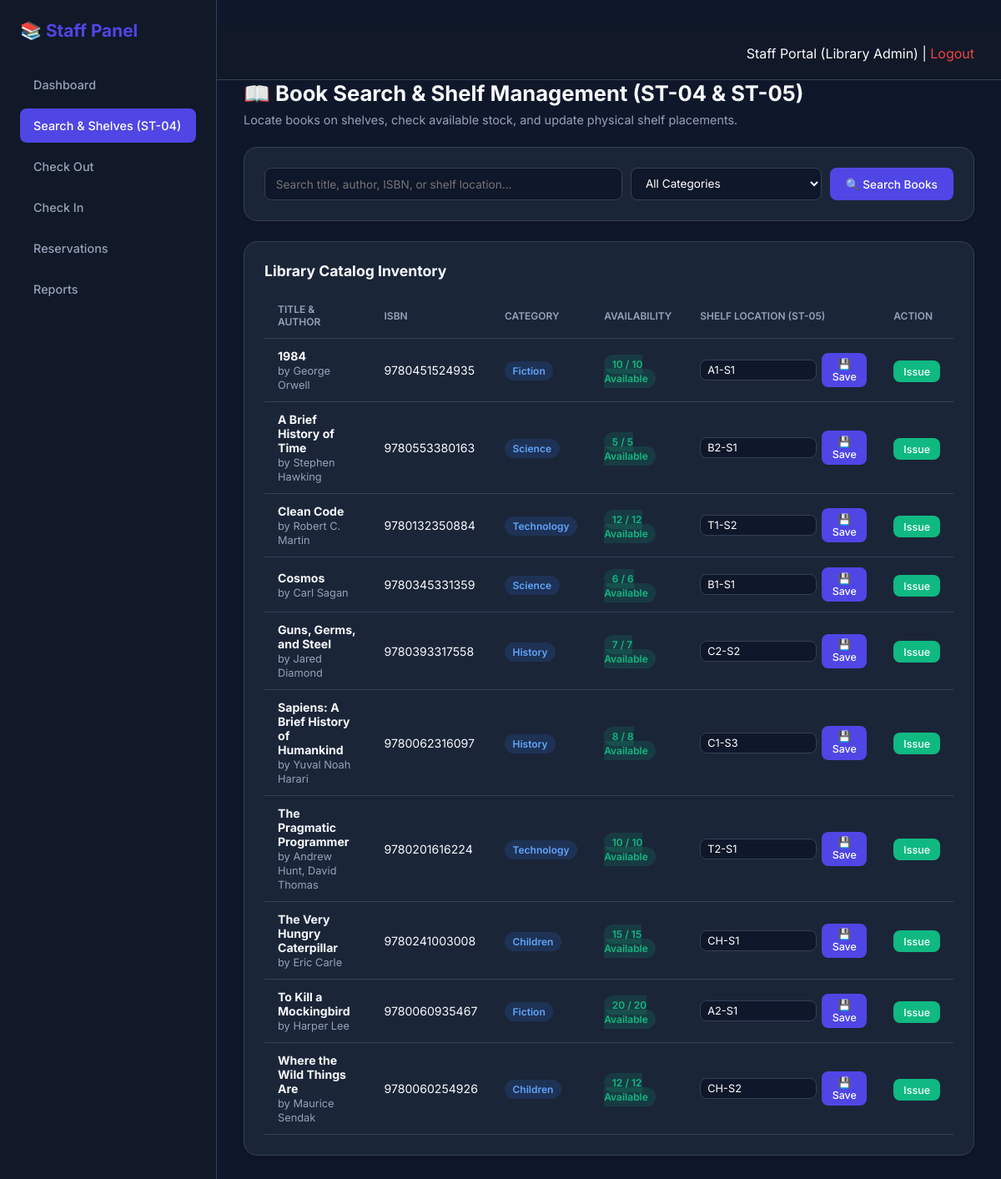
The app's page /staff/books.php (signed in) with its own data.
### tables this page shows
CREATE TABLE `books` (
  `id` int(11) NOT NULL AUTO_INCREMENT,
  `title` varchar(255) NOT NULL,
  `author` varchar(255) NOT NULL,
  `isbn` varchar(20) DEFAULT NULL,
  `category_id` int(11) NOT NULL,
  `publisher` varchar(255) DEFAULT NULL,
  `year` int(4) DEFAULT NULL,
  `total_copies` int(11) NOT NULL DEFAULT 1,
  `available_copies` int(11) NOT NULL DEFAULT 1,
  `shelf_location` varchar(50) DEFAULT NULL,
  `cover_image` varchar(255) DEFAULT NULL,
  `description` text DEFAULT NULL,
  `created_at` timestamp NOT NULL DEFAULT current_timestamp(),
  PRIMARY KEY (`id`),
  UNIQUE KEY `isbn` (`isbn`),
  KEY `category_id` (`category_id`),
  CONSTRAINT `books_ibfk_1` FOREIGN KEY (`category_id`) REFERENCES `categories` (`id`) ON DELETE CASCADE
);

CREATE TABLE `categories` (
  `id` int(11) NOT NULL AUTO_INCREMENT,
  `name` varchar(100) NOT NULL,
  `description` text DEFAULT NULL,
  `created_at` timestamp NOT NULL DEFAULT current_timestamp(),
  PRIMARY KEY (`id`),
  UNIQUE KEY `name` (`name`)
);

### staff/books.php (the view, shortened to what this page needs)
<?php
require_once '../includes/functions.php';
$search = trim($_GET['q'] ?? '');
$query = "
    SELECT b.*, c.name as category_name
    FROM books b
    LEFT JOIN categories c ON b.category_id = c.id
    WHERE 1=1
";
$params = [];
$query .= " ORDER BY b.title ASC";
$stmt = $pdo->prepare($query);
$stmt->execute($params);
$books = $stmt->fetchAll();
?>
<!DOCTYPE html>
<html lang="en">
<head>
</head>
<body>
    <div class="sidebar">
        <h2>📚 Staff Panel</h2>
        <a href="dashboard.php">Dashboard</a>
        <a href="books.php" class="active">Search & Shelves (ST-04)</a>
        <a href="checkout.php">Check Out</a>
        <a href="checkin.php">Check In</a>
        <a href="reservations.php">Reservations</a>
        <a href="reports.php">Reports</a>
    </div>
    <div class="main-content">
        <div class="navbar">
            <span>Staff Portal (<?= htmlspecialchars($_SESSION['full_name'] ?? '') ?>) | <a href="../logout.php" style="color:var(--red); text-decoration:none;">Logout</a></span>
        </div>
        <h1 style="font-size:1.6rem; font-weight:700; margin-bottom:0.5rem;">📖 Book Search & Shelf Management (ST-04 & ST-05)</h1>
        <p style="color:var(--text-muted); font-size:0.9rem; margin-bottom:1.5rem;">Locate books on shelves, check available stock, and update physical shelf placements.</p>
        <div class="card">
            <form method="GET" style="display:flex; gap:10px; flex-wrap:wrap;">
                <input type="text" name="q" class="form-control" style="flex:2; min-width:200px;" placeholder="Search title, author, ISBN, or shelf location..." value="<?= htmlspecialchars($search) ?>">
                <select name="category" class="form-control" style="flex:1; min-width:160px;">
                    <option value="">All Categories</option>
                </select>
                <button type="submit" class="btn">🔍 Search Books</button>
            </form>
        </div>
        <div class="card">
            <h3 style="font-size:1.1rem; margin-bottom:0.5rem;">Library Catalog Inventory</h3>
            <table>
                <thead>
                    <tr>
                        <th>Title & Author</th>
                        <th>ISBN</th>
                        <th>Category</th>
                        <th>Availability</th>
                        <th>Shelf Location (ST-05)</th>
                        <th>Action</th>
                    </tr>
                </thead>
                <tbody>
                    <?php foreach ($books as $b):
                        $isAvail = $b['available_copies'] > 0;
                    ?>
                    <tr>
                        <td>
                            <strong><?= htmlspecialchars($b['title']) ?></strong><br>
                            <span style="color:var(--text-muted); font-size:0.8rem;">by <?= htmlspecialchars($b['author']) ?></span>
                        </td>
                        <td><?= htmlspecialchars($b['isbn'] ?: 'N/A') ?></td>
                        <td><span class="badge badge-info"><?= htmlspecialchars($b['category_name'] ?: 'General') ?></span></td>
                        <td>
                            <?php if ($isAvail): ?>
                                <span class="badge badge-green"><?= $b['available_copies'] ?> / <?= $b['total_copies'] ?> Available</span>
                            <?php else: ?>
                                <span class="badge badge-red">Out of Stock</span>
                            <?php endif; ?>
                        </td>
                        <td>
                            <form method="POST" style="display:flex; gap:6px; align-items:center;">
                                <input type="text" name="shelf_location" class="form-control" style="padding:4px 8px; font-size:0.8rem; width:140px;" value="<?= htmlspecialchars($b['shelf_location'] ?: 'General Stacks') ?>">
                                <button type="submit" name="update_shelf" class="btn btn-sm" title="Save Shelf Location">💾 Save</button>
                            </form>
                        </td>
                        <td>
                            <a href="checkout.php?book_id=<?= $b['id'] ?>" class="btn btn-sm" style="background:#10b981; <?= !$isAvail ? 'opacity:0.5; pointer-events:none;' : '' ?>">
                                Issue
                            </a>
                        </td>
                    </tr>
                    <?php endforeach; ?>
                </tbody>
            </table>
        </div>
    </div>
</body>
</html>

### staff/books.php (style rules this page uses)
:root { --bg: #0f172a; --sidebar: #111827; --card-bg: rgba(30,41,59,0.85); --primary: #4f46e5; --accent: #f59e0b; --text: #f8fafc; --text-muted: #94a3b8; --border: #334155; --green: #10b981; --red: #ef4444; }
* { margin: 0; padding: 0; box-sizing: border-box; font-family: 'Inter', sans-serif; }
body { background: var(--bg); color: var(--text); display: flex; min-height: 100vh; }
.sidebar { width: 260px; background: var(--sidebar); border-right: 1px solid var(--border); padding: 1.5rem; display: flex; flex-direction: column; position: fixed; left: 0; top: 0; bottom: 0; }
.sidebar h2 { color: var(--primary); margin-bottom: 2rem; font-size: 1.3rem; font-weight: 700; }
.sidebar a { display: block; color: var(--text-muted); text-decoration: none; padding: 0.75rem 1rem; border-radius: 0.5rem; margin-bottom: 0.5rem; transition: all 0.2s; font-size: 0.9rem; font-weight: 500; }
.sidebar a:hover, .sidebar a.active { background: var(--primary); color: white; }
.main-content { margin-left: 260px; flex: 1; padding: 2rem; overflow-y: auto; }
.navbar { height: 64px; background: var(--sidebar); border-bottom: 1px solid var(--border); display: flex; align-items: center; justify-content: flex-end; padding: 0 2rem; position: sticky; top: 0; z-index: 10; margin: -2rem -2rem 2rem -2rem; }
.card { background: var(--card-bg); backdrop-filter: blur(10px); border: 1px solid var(--border); border-radius: 1rem; padding: 1.5rem; box-shadow: 0 4px 6px -1px rgba(0,0,0,0.1); margin-bottom: 1.5rem; }
table { width: 100%; border-collapse: collapse; margin-top: 1rem; }
th, td { padding: 0.75rem 1rem; text-align: left; border-bottom: 1px solid var(--border); font-size: 0.88rem; }
th { color: var(--text-muted); font-size: 0.75rem; text-transform: uppercase; font-weight: 600; }
.badge { padding: 0.25rem 0.6rem; border-radius: 9999px; font-size: 0.75rem; font-weight: 600; }
.badge-green { background: rgba(16,185,129,0.15); color: var(--green); }
.badge-info { background: rgba(59,130,246,0.15); color: #60a5fa; }
.form-control { padding: 0.6rem 0.8rem; background: #0f172a; border: 1px solid var(--border); border-radius: 0.5rem; color: white; font-size: 0.85rem; }
.btn { padding: 0.6rem 1.2rem; background: var(--primary); color: white; border: none; border-radius: 0.5rem; cursor: pointer; font-weight: 500; font-size: 0.85rem; text-decoration: none; }
.btn-sm { padding: 0.35rem 0.75rem; font-size: 0.78rem; }

### records on screen
books: title "1984", author "George Orwell", isbn "9780451524935", category.name "Fiction", available_copies "10", total_copies "10", shelf_location "A1-S1"
books: title "A Brief History of Time", author "Stephen Hawking", isbn "9780553380163", category.name "Science", available_copies "5", total_copies "5", shelf_location "B2-S1"
books: title "Clean Code", author "Robert C. Martin", isbn "9780132350884", category.name "Technology", available_copies "12", total_copies "12", shelf_location "T1-S2"
books: title "Cosmos", author "Carl Sagan", isbn "9780345331359", category.name "Science", available_copies "6", total_copies "6", shelf_location "B1-S1"
books: title "Guns, Germs, and Steel", author "Jared Diamond", isbn "9780393317558", category.name "History", available_copies "7", total_copies "7", shelf_location "C2-S2"
books: title "Sapiens: A Brief History of Humankind", author "Yuval Noah Harari", isbn "9780062316097", category.name "History", available_copies "8", total_copies "8", shelf_location "C1-S3"
books: title "The Pragmatic Programmer", author "Andrew Hunt, David Thomas", isbn "9780201616224", category.name "Technology", available_copies "10", total_copies "10", shelf_location "T2-S1"
books: title "The Very Hungry Caterpillar", author "Eric Carle", isbn "9780241003008", category.name "Children", available_copies "15", total_copies "15", shelf_location "CH-S1"
books: title "To Kill a Mockingbird", author "Harper Lee", isbn "9780060935467", category.name "Fiction", available_copies "20", total_copies "20", shelf_location "A2-S1"
books: title "Where the Wild Things Are", author "Maurice Sendak", isbn "9780060254926", category.name "Children", available_copies "12", total_copies "12", shelf_location "CH-S2"

### other values on screen
$_SESSION['full_name'] "Library Admin"
